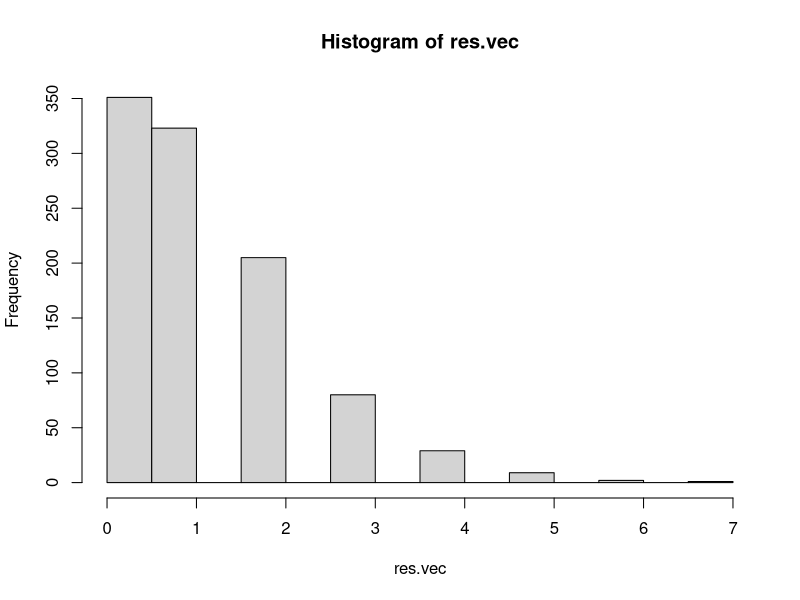

The R script that drew this image:
## ---- chunk 1
knitr::opts_chunk$set(echo = TRUE)
## ---- chunk 2
pois.sim=function(t=40,lambda=1/2)
{N <- rpois(1, lambda*t)
unifs <- runif(N,0,t)
arrivals <- sort(unifs)
return(arrivals)
}

pois.sim.fountain=function(t=60,lambda=1/3)
{N <- rpois(1, lambda*t)
unifs <- runif(N,0,t)
arrivals <- sort(unifs)
stops=sample(c(0,1),length(arrivals),replace=T,prob=c(0.25,0.75))
fountain.time=rnorm(length(arrivals),5,1)
departure=arrivals+fountain.time*stops
return(data.frame(arrivals,stops,fountain.time,departure))
}

res.vec=0
for(i in 1:1000){
sim=pois.sim.fountain()
check.time=runif(1,0,60)
res.vec[i]=sum(sim$arrivals<=check.time & sim$departure>=check.time & sim$stops==1)
}

mean(res.vec)
hist(res.vec)
## ---- chunk 3
res.vec=0
for(i in 1:10000){
team.a=rpois(1,2.68/2)
team.b=rpois(1,2.68/2)
res.vec[i]=ifelse(team.a==team.b,1,0)
}

mean(res.vec)

#theoretical
sum(dpois(0:20,2.68/2)^2)
